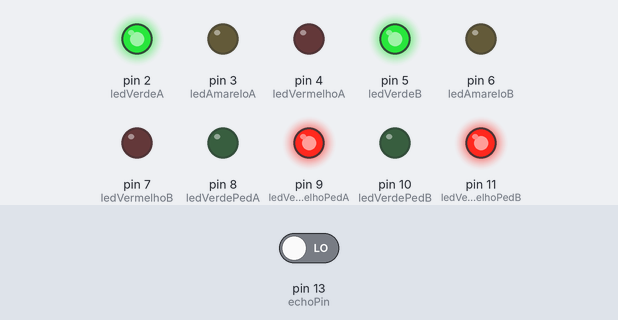
A sketch run on a simulated Arduino Uno, built with avr-gcc and run on an emulated ATmega328P. Parts: output pins drawn as LEDs (lit = HIGH). The inputs (shaded band) are chosen by the test bench; at power-on: pin 13 (echoPin) LOW. Pins used as bus, display or sensor lines are not drawn.

Above: at 0.5 s.
At 11.5 s:
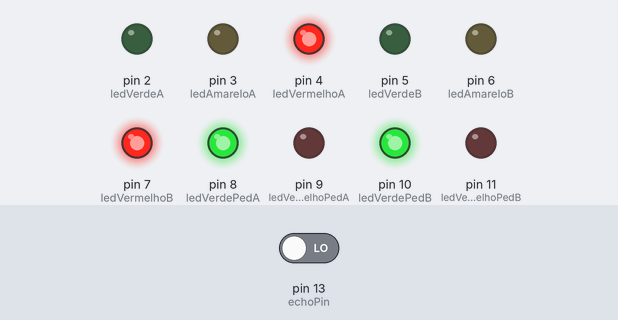
At 21.6 s:
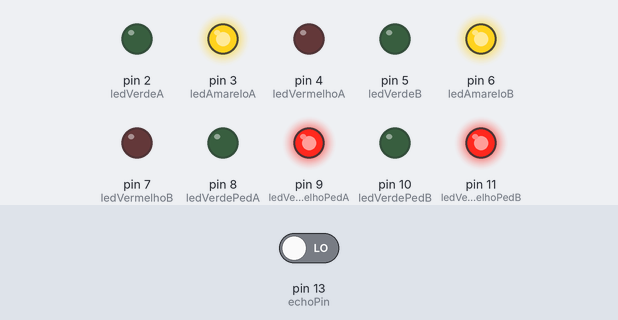
Timing chart, 0 to 24.8 s (numbered marks = the images above):
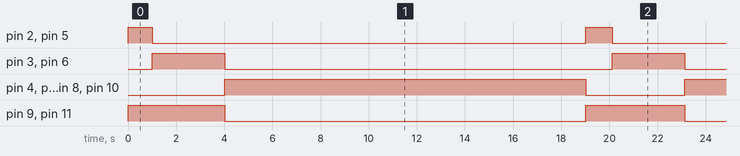

Measured:
- by itself, pin 2 (ledVerdeA), pin 5 (ledVerdeB): alternates HIGH for 1.1 s and LOW for 18.0 s
- by itself, pin 3 (ledAmareloA), pin 6 (ledAmareloB): alternates HIGH for 3.0 s and LOW for 16.1 s
- by itself, pin 4 (ledVermelhoA), pin 7 (ledVermelhoB), pin 8 (ledVerdePedA), pin 10 (ledVerdePedB): alternates HIGH for 15.0 s and LOW for 4.1 s
- by itself, pin 9 (ledVermelhoPedA), pin 11 (ledVermelhoPedB): alternates HIGH for 4.1 s and LOW for 15.0 s

The sketch:

Semaforo_inteligente.ino
```cpp
// Pinos dos LEDs para carros
int ledVerdeA = 2;
int ledAmareloA = 3;
int ledVermelhoA = 4;
int ledVerdeB = 5;
int ledAmareloB = 6;
int ledVermelhoB = 7;

// Pinos dos LEDs para pedestres
int ledVerdePedA = 8;
int ledVermelhoPedA = 9;
int ledVerdePedB = 10;
int ledVermelhoPedB = 11;

// Pinos do sensor de distância
int trigPin = 12;
int echoPin = 13;

// Tempo
int tempoPedestres = 15000; // 15 segundos

void setup() {
    // Inicializando pinos
    pinMode(ledVerdeA, OUTPUT);
    pinMode(ledAmareloA, OUTPUT);
    pinMode(ledVermelhoA, OUTPUT);
    pinMode(ledVerdeB, OUTPUT);
    pinMode(ledAmareloB, OUTPUT);
    pinMode(ledVermelhoB, OUTPUT);

    pinMode(ledVerdePedA, OUTPUT);
    pinMode(ledVermelhoPedA, OUTPUT);
    pinMode(ledVerdePedB, OUTPUT);
    pinMode(ledVermelhoPedB, OUTPUT);

    pinMode(trigPin, OUTPUT);
    pinMode(echoPin, INPUT);

    // Semáforos de carros no verde
    digitalWrite(ledVerdeA, HIGH);
    digitalWrite(ledVerdeB, HIGH);
    digitalWrite(ledVermelhoA, LOW);
    digitalWrite(ledVermelhoB, LOW);
    digitalWrite(ledAmareloA, LOW);
    digitalWrite(ledAmareloB, LOW);

    // Semáforos de pedestres no vermelho
    digitalWrite(ledVermelhoPedA, HIGH);
    digitalWrite(ledVermelhoPedB, HIGH);
    digitalWrite(ledVerdePedA, LOW);
    digitalWrite(ledVerdePedB, LOW);
}

void loop() {
    long duracao, distancia;

    // Limpar o pino TRIG
    digitalWrite(trigPin, LOW);
    delay(2);

    // Acionar o sensor
    digitalWrite(trigPin, HIGH);
    delay(10);
    digitalWrite(trigPin, LOW);

    // Ler a duração do sinal de eco
    duracao = pulseIn(echoPin, HIGH);

    // Calcular a distância
    distancia = (duracao * 0.034) / 2; // em cm

    // Verifica se um pedestre está próximo
    if (distancia < 50) {
        // Apagar sinais verdes dos carros
        digitalWrite(ledVerdeA, LOW);
        digitalWrite(ledVerdeB, LOW);

        // Acender luz amarela por 3 segundos
        digitalWrite(ledAmareloA, HIGH);
        digitalWrite(ledAmareloB, HIGH);
        delay(3000); // Espera 3 segundos com a luz amarela acesa

        // Apagar luz amarela e acender luz vermelha dos carros
        digitalWrite(ledAmareloA, LOW);
        digitalWrite(ledAmareloB, LOW);
        digitalWrite(ledVermelhoA, HIGH);
        digitalWrite(ledVermelhoB, HIGH);

        // Acender sinais de pedestre
        digitalWrite(ledVerdePedA, HIGH);
        digitalWrite(ledVerdePedB, HIGH);
        digitalWrite(ledVermelhoPedA, LOW);
        digitalWrite(ledVermelhoPedB, LOW);

        delay(tempoPedestres); // Mantém o sinal de pedestre verde por 15 segundos

        // Sinais de pedestres ficam vermelhos
        digitalWrite(ledVerdePedA, LOW);
        digitalWrite(ledVerdePedB, LOW);
        digitalWrite(ledVermelhoPedA, HIGH);
        digitalWrite(ledVermelhoPedB, HIGH);

        // Semáforos de carros abrem novamente (luz verde)
        digitalWrite(ledVerdeA, HIGH);
        digitalWrite(ledVerdeB, HIGH);
        digitalWrite(ledVermelhoA, LOW);
        digitalWrite(ledVermelhoB, LOW);
    } else {
        // Se não houver pedestres, manter semáforos de carro no verde
        digitalWrite(ledVermelhoA, LOW);
        digitalWrite(ledVermelhoB, LOW);
        digitalWrite(ledVerdeA, HIGH);
        digitalWrite(ledVerdeB, HIGH);
    }

    delay(100); // Pequeno atraso para evitar leituras excessivas
}
```
